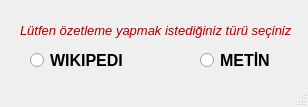
<?xml version="1.0" encoding="UTF-8"?>
<ui version="4.0">
 <class>MainWindow</class>
 <widget class="QMainWindow" name="MainWindow">
  <property name="geometry">
   <rect>
    <x>0</x>
    <y>0</y>
    <width>308</width>
    <height>107</height>
   </rect>
  </property>
  <property name="windowTitle">
   <string>MainWindow</string>
  </property>
  <widget class="QWidget" name="centralwidget">
   <widget class="QRadioButton" name="radioButton">
    <property name="geometry">
     <rect>
      <x>30</x>
      <y>50</y>
      <width>111</width>
      <height>21</height>
     </rect>
    </property>
    <property name="font">
     <font>
      <pointsize>12</pointsize>
      <weight>75</weight>
      <bold>true</bold>
     </font>
    </property>
    <property name="styleSheet">
     <string notr="true"/>
    </property>
    <property name="text">
     <string>WIKIPEDI</string>
    </property>
   </widget>
   <widget class="QRadioButton" name="radioButton_2">
    <property name="geometry">
     <rect>
      <x>200</x>
      <y>50</y>
      <width>81</width>
      <height>21</height>
     </rect>
    </property>
    <property name="font">
     <font>
      <pointsize>12</pointsize>
      <weight>75</weight>
      <bold>true</bold>
     </font>
    </property>
    <property name="text">
     <string>METİN</string>
    </property>
   </widget>
   <widget class="QLabel" name="label">
    <property name="geometry">
     <rect>
      <x>20</x>
      <y>20</y>
      <width>281</width>
      <height>20</height>
     </rect>
    </property>
    <property name="palette">
     <palette>
      <active>
       <colorrole role="WindowText">
        <brush brushstyle="SolidPattern">
         <color alpha="255">
          <red>170</red>
          <green>0</green>
          <blue>0</blue>
         </color>
        </brush>
       </colorrole>
      </active>
      <inactive>
       <colorrole role="WindowText">
        <brush brushstyle="SolidPattern">
         <color alpha="255">
          <red>170</red>
          <green>0</green>
          <blue>0</blue>
         </color>
        </brush>
       </colorrole>
      </inactive>
      <disabled>
       <colorrole role="WindowText">
        <brush brushstyle="SolidPattern">
         <color alpha="255">
          <red>120</red>
          <green>120</green>
          <blue>120</blue>
         </color>
        </brush>
       </colorrole>
      </disabled>
     </palette>
    </property>
    <property name="font">
     <font>
      <pointsize>10</pointsize>
      <italic>true</italic>
     </font>
    </property>
    <property name="text">
     <string>Lütfen özetleme yapmak istediğiniz türü seçiniz</string>
    </property>
   </widget>
  </widget>
  <widget class="QStatusBar" name="statusbar"/>
 </widget>
 <resources/>
 <connections/>
</ui>
